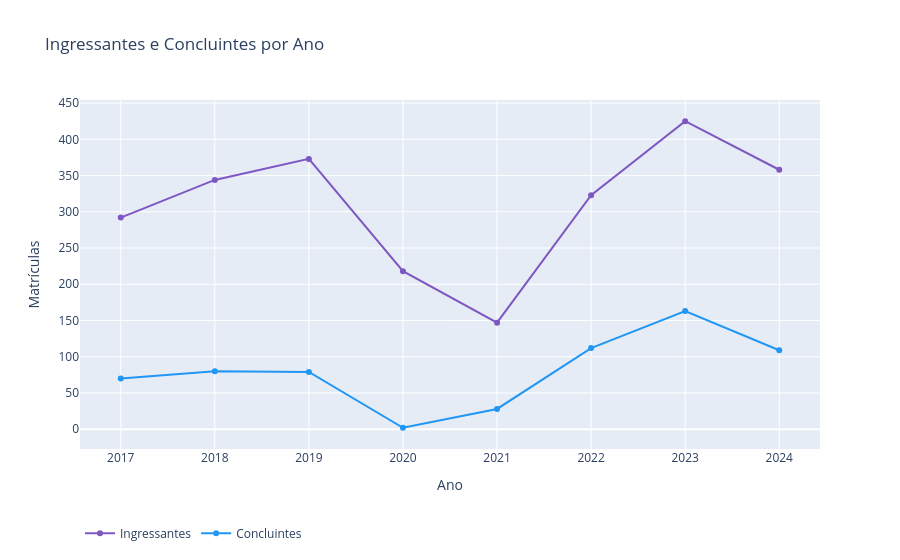

The cell this chart's notebook holds for it:
### Code cell
fig_g5 = px.line(
    fluxo_longo,
    x="Ano",
    y="Quantidade",
    color="Tipo",
    markers=True,
    color_discrete_map={
        "Ingressantes": "#7E57C2",
        "Concluintes":  "#2196F3",
    },
    title="Ingressantes e Concluintes por Ano",
    labels={"Tipo": "",  "Quantidade": "Matrículas"},
)
fig_g5.update_xaxes(tickmode="linear", dtick=1)
fig_g5.update_layout(hovermode="x unified", legend=dict(orientation="h", y=-0.2))

fig_g5.show()

### Figure 1 — Plotly figure (JSON) as saved in the notebook; plotly's stock layout.template omitted (floating-point values rounded to 4 significant figures)
{"data": [{"hovertemplate": "=Ingressantes<br>Ano=%{x}<br>Matrículas=%{y}<extra></extra>", "legendgroup": "Ingressantes", "line": {"color": "#7E57C2", "dash": "solid"}, "marker": {"symbol": "circle"}, "mode": "lines+markers", "name": "Ingressantes", "orientation": "v", "showlegend": true, "type": "scatter", "x": [2017, 2018, 2019, 2020, 2021, 2022, 2023, 2024], "xaxis": "x", "y": [292, 344, 373, 218, 147, 323, 425, 358], "yaxis": "y"}, {"hovertemplate": "=Concluintes<br>Ano=%{x}<br>Matrículas=%{y}<extra></extra>", "legendgroup": "Concluintes", "line": {"color": "#2196F3", "dash": "solid"}, "marker": {"symbol": "circle"}, "mode": "lines+markers", "name": "Concluintes", "orientation": "v", "showlegend": true, "type": "scatter", "x": [2017, 2018, 2019, 2020, 2021, 2022, 2023, 2024], "xaxis": "x", "y": [70, 80, 79, 2, 28, 112, 163, 109], "yaxis": "y"}], "layout": {"hovermode": "x unified", "legend": {"orientation": "h", "title": {"text": ""}, "tracegroupgap": 0, "y": -0.2}, "title": {"text": "Ingressantes e Concluintes por Ano"}, "xaxis": {"anchor": "y", "domain": [0, 1], "dtick": 1, "tickmode": "linear", "title": {"text": "Ano"}}, "yaxis": {"anchor": "x", "domain": [0, 1], "title": {"text": "Matrículas"}}}}
